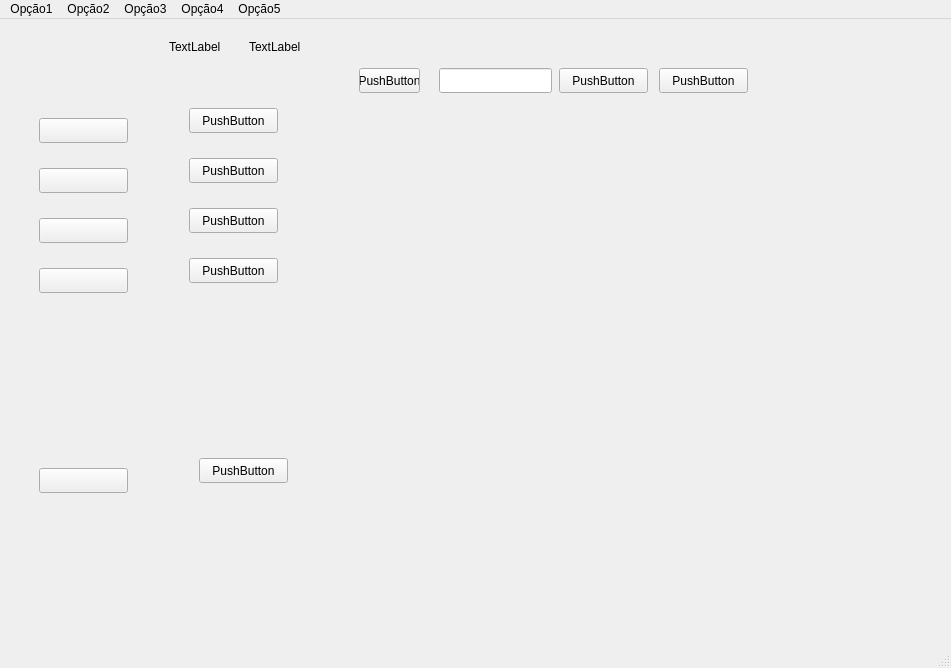
<?xml version="1.0" encoding="UTF-8"?>
<ui version="4.0">
 <class>MainWindow</class>
 <widget class="QMainWindow" name="MainWindow">
  <property name="geometry">
   <rect>
    <x>0</x>
    <y>0</y>
    <width>951</width>
    <height>668</height>
   </rect>
  </property>
  <property name="windowTitle">
   <string>MainWindow</string>
  </property>
  <widget class="QWidget" name="centralwidget">
   <layout class="QGridLayout" name="gridLayout">
    <item row="0" column="0">
     <widget class="QWidget" name="iconOnly" native="true">
      <widget class="QLabel" name="label">
       <property name="geometry">
        <rect>
         <x>50</x>
         <y>20</y>
         <width>50</width>
         <height>50</height>
        </rect>
       </property>
       <property name="minimumSize">
        <size>
         <width>50</width>
         <height>50</height>
        </size>
       </property>
       <property name="maximumSize">
        <size>
         <width>50</width>
         <height>50</height>
        </size>
       </property>
       <property name="text">
        <string/>
       </property>
       <property name="pixmap">
        <pixmap resource="resource.qrc">:/icons/icons/bain.ico</pixmap>
       </property>
       <property name="scaledContents">
        <bool>true</bool>
       </property>
      </widget>
      <widget class="QPushButton" name="pushButton">
       <property name="geometry">
        <rect>
         <x>30</x>
         <y>90</y>
         <width>89</width>
         <height>25</height>
        </rect>
       </property>
       <property name="text">
        <string/>
       </property>
       <property name="icon">
        <iconset resource="resource.qrc">
         <normaloff>:/icons/icons/user-48.ico</normaloff>:/icons/icons/user-48.ico</iconset>
       </property>
      </widget>
      <widget class="QPushButton" name="pushButton_2">
       <property name="geometry">
        <rect>
         <x>30</x>
         <y>140</y>
         <width>89</width>
         <height>25</height>
        </rect>
       </property>
       <property name="text">
        <string/>
       </property>
       <property name="icon">
        <iconset resource="resource.qrc">
         <normaloff>:/icons/icons/repeat_icon.ico</normaloff>
         <normalon>:/icons/icons/repeat_icon.ico</normalon>:/icons/icons/repeat_icon.ico</iconset>
       </property>
      </widget>
      <widget class="QPushButton" name="pushButton_4">
       <property name="geometry">
        <rect>
         <x>30</x>
         <y>240</y>
         <width>89</width>
         <height>25</height>
        </rect>
       </property>
       <property name="text">
        <string/>
       </property>
       <property name="icon">
        <iconset resource="resource.qrc">
         <normaloff>:/icons/icons/arget_icon.ico</normaloff>
         <normalon>:/icons/icons/arget_icon.ico</normalon>:/icons/icons/arget_icon.ico</iconset>
       </property>
      </widget>
      <widget class="QPushButton" name="pushButton_5">
       <property name="geometry">
        <rect>
         <x>30</x>
         <y>440</y>
         <width>89</width>
         <height>25</height>
        </rect>
       </property>
       <property name="text">
        <string/>
       </property>
       <property name="icon">
        <iconset resource="resource.qrc">
         <normaloff>:/icons/icons/settings_icon.ico</normaloff>
         <normalon>:/icons/icons/settings_icon.ico</normalon>:/icons/icons/settings_icon.ico</iconset>
       </property>
      </widget>
      <widget class="QPushButton" name="pushButton_3">
       <property name="geometry">
        <rect>
         <x>30</x>
         <y>190</y>
         <width>89</width>
         <height>25</height>
        </rect>
       </property>
       <property name="text">
        <string/>
       </property>
       <property name="icon">
        <iconset resource="resource.qrc">
         <normaloff>:/icons/icons/electrodes2.ico</normaloff>
         <normalon>:/icons/icons/electrodes2.ico</normalon>:/icons/icons/electrodes2.ico</iconset>
       </property>
      </widget>
      <widget class="QWidget" name="nameMenu" native="true">
       <property name="geometry">
        <rect>
         <x>150</x>
         <y>-10</y>
         <width>181</width>
         <height>606</height>
        </rect>
       </property>
       <widget class="QLabel" name="label_2">
        <property name="geometry">
         <rect>
          <x>10</x>
          <y>20</y>
          <width>67</width>
          <height>17</height>
         </rect>
        </property>
        <property name="text">
         <string>TextLabel</string>
        </property>
       </widget>
       <widget class="QLabel" name="label_3">
        <property name="geometry">
         <rect>
          <x>90</x>
          <y>20</y>
          <width>67</width>
          <height>17</height>
         </rect>
        </property>
        <property name="text">
         <string>TextLabel</string>
        </property>
       </widget>
       <widget class="QPushButton" name="pushButton_6">
        <property name="geometry">
         <rect>
          <x>30</x>
          <y>90</y>
          <width>89</width>
          <height>25</height>
         </rect>
        </property>
        <property name="text">
         <string>PushButton</string>
        </property>
       </widget>
       <widget class="QPushButton" name="pushButton_7">
        <property name="geometry">
         <rect>
          <x>30</x>
          <y>140</y>
          <width>89</width>
          <height>25</height>
         </rect>
        </property>
        <property name="text">
         <string>PushButton</string>
        </property>
       </widget>
       <widget class="QPushButton" name="pushButton_8">
        <property name="geometry">
         <rect>
          <x>30</x>
          <y>190</y>
          <width>89</width>
          <height>25</height>
         </rect>
        </property>
        <property name="text">
         <string>PushButton</string>
        </property>
       </widget>
       <widget class="QPushButton" name="pushButton_9">
        <property name="geometry">
         <rect>
          <x>30</x>
          <y>240</y>
          <width>89</width>
          <height>25</height>
         </rect>
        </property>
        <property name="text">
         <string>PushButton</string>
        </property>
       </widget>
       <widget class="QPushButton" name="pushButton_10">
        <property name="geometry">
         <rect>
          <x>40</x>
          <y>440</y>
          <width>89</width>
          <height>25</height>
         </rect>
        </property>
        <property name="text">
         <string>PushButton</string>
        </property>
       </widget>
      </widget>
      <widget class="QWidget" name="widget_3" native="true">
       <property name="geometry">
        <rect>
         <x>330</x>
         <y>0</y>
         <width>432</width>
         <height>606</height>
        </rect>
       </property>
       <widget class="QWidget" name="widget" native="true">
        <property name="geometry">
         <rect>
          <x>10</x>
          <y>10</y>
          <width>411</width>
          <height>91</height>
         </rect>
        </property>
        <widget class="QPushButton" name="pushButton_12">
         <property name="geometry">
          <rect>
           <x>310</x>
           <y>30</y>
           <width>89</width>
           <height>25</height>
          </rect>
         </property>
         <property name="text">
          <string>PushButton</string>
         </property>
        </widget>
        <widget class="QPushButton" name="pushButton_13">
         <property name="geometry">
          <rect>
           <x>10</x>
           <y>30</y>
           <width>61</width>
           <height>25</height>
          </rect>
         </property>
         <property name="text">
          <string>PushButton</string>
         </property>
        </widget>
        <widget class="QLineEdit" name="lineEdit">
         <property name="geometry">
          <rect>
           <x>90</x>
           <y>30</y>
           <width>113</width>
           <height>25</height>
          </rect>
         </property>
        </widget>
        <widget class="QPushButton" name="pushButton_11">
         <property name="geometry">
          <rect>
           <x>210</x>
           <y>30</y>
           <width>89</width>
           <height>25</height>
          </rect>
         </property>
         <property name="text">
          <string>PushButton</string>
         </property>
        </widget>
       </widget>
       <widget class="QStackedWidget" name="stackedWidget">
        <property name="geometry">
         <rect>
          <x>0</x>
          <y>150</y>
          <width>461</width>
          <height>341</height>
         </rect>
        </property>
        <widget class="QWidget" name="page"/>
        <widget class="QWidget" name="page_2"/>
       </widget>
      </widget>
     </widget>
    </item>
   </layout>
  </widget>
  <widget class="QStatusBar" name="statusbar"/>
  <widget class="QMenuBar" name="menubar">
   <property name="geometry">
    <rect>
     <x>0</x>
     <y>0</y>
     <width>951</width>
     <height>22</height>
    </rect>
   </property>
   <widget class="QMenu" name="menuOp_o1">
    <property name="title">
     <string>Opção1</string>
    </property>
   </widget>
   <widget class="QMenu" name="menuOp_o2">
    <property name="title">
     <string>Opção2</string>
    </property>
   </widget>
   <widget class="QMenu" name="menuOp_o3">
    <property name="title">
     <string>Opção3</string>
    </property>
   </widget>
   <widget class="QMenu" name="menuOp_o4">
    <property name="title">
     <string>Opção4</string>
    </property>
   </widget>
   <widget class="QMenu" name="menuOp_o4_2">
    <property name="title">
     <string>Opção5</string>
    </property>
    <addaction name="lightDarkButton"/>
    <addaction name="actionDark"/>
    <addaction name="separator"/>
   </widget>
   <addaction name="menuOp_o1"/>
   <addaction name="menuOp_o2"/>
   <addaction name="menuOp_o3"/>
   <addaction name="menuOp_o4"/>
   <addaction name="menuOp_o4_2"/>
  </widget>
  <action name="lightDarkButton">
   <property name="text">
    <string>Light</string>
   </property>
   <property name="iconText">
    <string notr="true">Light</string>
   </property>
  </action>
  <action name="actionDark">
   <property name="text">
    <string>Dark</string>
   </property>
  </action>
 </widget>
 <resources>
  <include location="resource.qrc"/>
 </resources>
 <connections/>
</ui>
